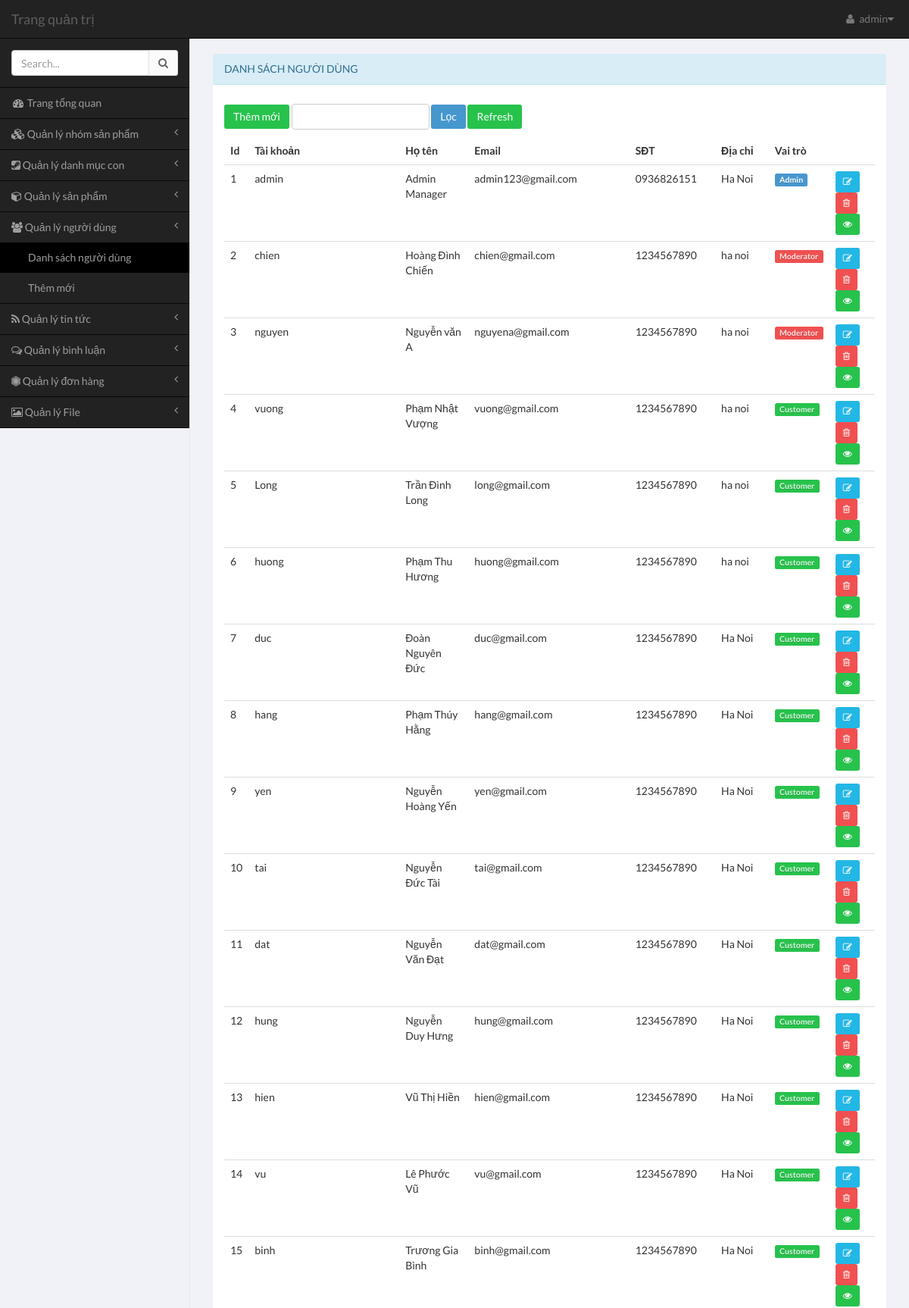
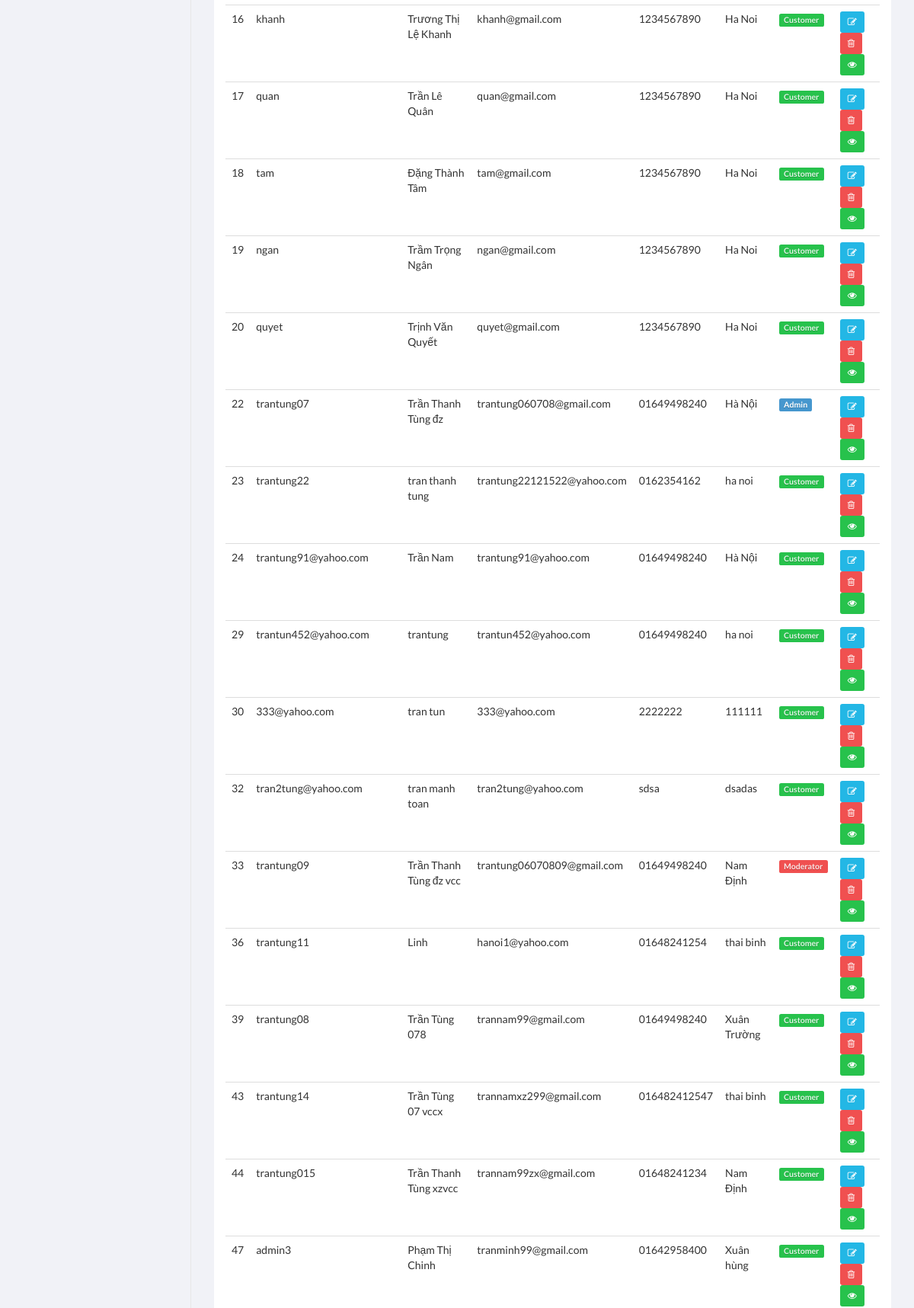
The app's page /admin/pages/index.php?module=user&action=list-user (signed in, upper part) with its own data (2 pictures, top to bottom).
### tables this page shows
CREATE TABLE `user` (
  `user_id` int(11) NOT NULL,
  `username` varchar(100) NOT NULL,
  `password` varchar(64) NOT NULL,
  `email` varchar(100) NOT NULL,
  `full_name` varchar(100) DEFAULT NULL,
  `phone` varchar(100) DEFAULT NULL,
  `address` varchar(255) DEFAULT NULL,
  `role` tinyint(4) NOT NULL DEFAULT '1'
);

### common/database.php (called while the page is built, shortened)
<?php
$mysqli = mysqli_connect(DB_HOST, DB_USER, DB_PASS, DB_NAME);
mysqli_set_charset($mysqli,"utf8");
function get_all($table,$fiels_name = false,$field_val = false,$limit = false){
	global $mysqli;
	$data = [];
	$sql = "SELECT * FROM $table";
	$res = mysqli_query($mysqli,$sql);
	if ($res && mysqli_num_rows($res)) {
		while ($row = mysqli_fetch_assoc($res)) {
			$data[] = $row;
		}
	}
	return $data;
}
?>

### admin/pages/modules/user/list-user.php (the view, shortened to what this page needs)
<?php
$users = get_all('user');
 ?>
<div class="row" >
		<div class="col-xs-12">
			<section class="panel panel-info" style="margin-top: 20px;">
			    <header class="panel-heading ">
			        Danh sách người dùng
			    </header>
			<div class="panel-body table-responsive">
				<p >
					<form action="" method="POST" class="form-inline" role="form">
						<div class="form-group">
							<a href="index.php?module=user&action=add-user" class="btn btn-success">Thêm mới</a>
						</div>
						<div class="form-group">
							<input type="text" class="form-control" name="username">
						</div>
						<button type="submit" class="btn btn-primary" name="searchbut">Lọc</button>
						<div class="form-group">
							<a href="index.php?module=user&action=list-user" class="btn btn-success">Refresh</a>
						</div>
					</form>
				</p>
			<table class="table table-hover" >
				<thead>
					<tr>
						<th>Id</th>
						<th>Tài khoản</th>
						<th>Họ tên</th>
						<th>Email</th>
						<th>SĐT</th>
						<th>Địa chỉ</th>
						<th>Vai trò</th>
						<th></th>
					</tr>
				</thead>
				<tbody>
					<?php if($users) :
					foreach ($users as $row) :
						?>
					<tr>
						<td><?php echo $row['user_id']; ?></td>
						<td><?php echo $row['username']; ?></td>
						<td><?php echo $row['full_name']; ?></td>
						<td><?php echo $row['email']; ?></td>
						<td><?php echo $row['phone']; ?></td>
						<td><?php echo $row['address']; ?></td>
						<td>
							<?php if($row['role'] == 1 ) : ?>
								<a href="index.php?module=user&action=list-user&role=1" class="label label-success">Customer</a>
							<?php elseif($row['role'] == 2): ?>
								<a href="index.php?module=user&action=list-user&role=2" class="label label-danger">Moderator</a>
							<?php else: ?>
								<a href="index.php?module=user&action=list-user&role=3" class="label label-primary">Admin</a>
							<?php endif; ?>
						</td>
						<td>
                            <a href="<?php to('user','edit-user',$row['user_id']) ?>" type="button" class="btn btn-sm btn-info" title="Sửa">
                                <i class="fa fa-pencil-square-o"></i>
                            </a>
                            <a href="<?php to('user','delete-user',$row['user_id']) ?>" type="button" class="btn btn-sm btn-danger" onclick="return confirm('Are you sure ? ')">
                                <i class="fa fa-trash-o" ></i>
                            </a>
                            <a href="<?php to('user','view-user',$row['user_id']) ?>" type="button" class="btn btn-sm btn-success">
                                <i class="fa fa-eye" ></i>
                            </a>
                         </td>
					</tr>
					<?php endforeach; endif; ?>
				</tbody>
			</table>
		</div>
	</section>
	</div>
</div>

### records on screen
user: user_id "1", username "admin", full_name "Admin Manager", email "admin123@gmail.com", phone "0936826151", address "Ha Noi", role "Admin"
user: user_id "2", username "chien", full_name "Hoàng Đình Chiến", email "chien@gmail.com", phone "1234567890", address "ha noi", role "Moderator"
user: user_id "3", username "nguyen", full_name "Nguyễn văn A", email "nguyena@gmail.com", phone "1234567890", address "ha noi", role "Moderator"
user: user_id "4", username "vuong", full_name "Phạm Nhật Vượng", email "vuong@gmail.com", phone "1234567890", address "ha noi", role "Customer"
user: user_id "5", username "Long", full_name "Trần Đình Long", email "long@gmail.com", phone "1234567890", address "ha noi", role "Customer"
user: user_id "6", username "huong", full_name "Phạm Thu Hương", email "huong@gmail.com", phone "1234567890", address "ha noi", role "Customer"
user: user_id "7", username "duc", full_name "Đoàn Nguyên Đức", email "duc@gmail.com", phone "1234567890", address "Ha Noi", role "Customer"
user: user_id "8", username "hang", full_name "Phạm Thúy Hằng", email "hang@gmail.com", phone "1234567890", address "Ha Noi", role "Customer"
user: user_id "9", username "yen", full_name "Nguyễn Hoàng Yến", email "yen@gmail.com", phone "1234567890", address "Ha Noi", role "Customer"
user: user_id "10", username "tai", full_name "Nguyễn Đức Tài", email "tai@gmail.com", phone "1234567890", address "Ha Noi", role "Customer"
user: user_id "11", username "dat", full_name "Nguyễn Văn Đạt", email "dat@gmail.com", phone "1234567890", address "Ha Noi", role "Customer"
user: user_id "12", username "hung", full_name "Nguyễn Duy Hưng", email "hung@gmail.com", phone "1234567890", address "Ha Noi", role "Customer"
user: user_id "13", username "hien", full_name "Vũ Thị Hiền", email "hien@gmail.com", phone "1234567890", address "Ha Noi", role "Customer"
user: user_id "14", username "vu", full_name "Lê Phước Vũ", email "vu@gmail.com", phone "1234567890", address "Ha Noi", role "Customer"
user: user_id "15", username "binh", full_name "Trương Gia Bình", email "binh@gmail.com", phone "1234567890", address "Ha Noi", role "Customer"
user: user_id "16", username "khanh", full_name "Trương Thị Lệ Khanh", email "khanh@gmail.com", phone "1234567890", address "Ha Noi", role "Customer"
user: user_id "17", username "quan", full_name "Trần Lê Quân", email "quan@gmail.com", phone "1234567890", address "Ha Noi", role "Customer"
user: user_id "18", username "tam", full_name "Đặng Thành Tâm", email "tam@gmail.com", phone "1234567890", address "Ha Noi", role "Customer"
user: user_id "19", username "ngan", full_name "Trầm Trọng Ngân", email "ngan@gmail.com", phone "1234567890", address "Ha Noi", role "Customer"
user: user_id "20", username "quyet", full_name "Trịnh Văn Quyết", email "quyet@gmail.com", phone "1234567890", address "Ha Noi", role "Customer"
user: user_id "22", username "trantung07", full_name "Trần Thanh Tùng đz", email "trantung060708@gmail.com", phone "01649498240", address "Hà Nội", role "Admin"
user: user_id "23", username "trantung22", full_name "tran thanh tung", email "trantung22121522@yahoo.com", phone "0162354162", address "ha noi", role "Customer"
user: user_id "24", username "trantung91@yahoo.com", full_name "Trần Nam", email "trantung91@yahoo.com", phone "01649498240", address "Hà Nội", role "Customer"
user: user_id "29", username "trantun452@yahoo.com", full_name "trantung", email "trantun452@yahoo.com", phone "01649498240", address "ha noi", role "Customer"
user: user_id "30", username "333@yahoo.com", full_name "tran tun", email "333@yahoo.com", phone "2222222", address "111111", role "Customer"
user: user_id "32", username "tran2tung@yahoo.com", full_name "tran manh toan", email "tran2tung@yahoo.com", phone "sdsa", address "dsadas", role "Customer"
user: user_id "33", username "trantung09", full_name "Trần Thanh Tùng đz vcc", email "trantung06070809@gmail.com", phone "01649498240", address "Nam Định", role "Moderator"
user: user_id "36", username "trantung11", full_name "Linh", email "hanoi1@yahoo.com", phone "01648241254", address "thai binh", role "Customer"
user: user_id "39", username "trantung08", full_name "Trần Tùng 078", email "trannam99@gmail.com", phone "01649498240", address "Xuân Trường", role "Customer"
user: user_id "43", username "trantung14", full_name "Trần Tùng 07 vccx", email "trannamxz299@gmail.com", phone "016482412547", address "thai binh", role "Customer"
user: user_id "44", username "trantung015", full_name "Trần Thanh Tùng xzvcc", email "trannam99zx@gmail.com", phone "01648241234", address "Nam Định", role "Customer"
user: user_id "47", username "admin3", full_name "Phạm Thị Chinh", email "tranminh99@gmail.com", phone "01642958400", address "Xuân hùng", role "Customer"

### other values on screen
$user['username'] "admin"
